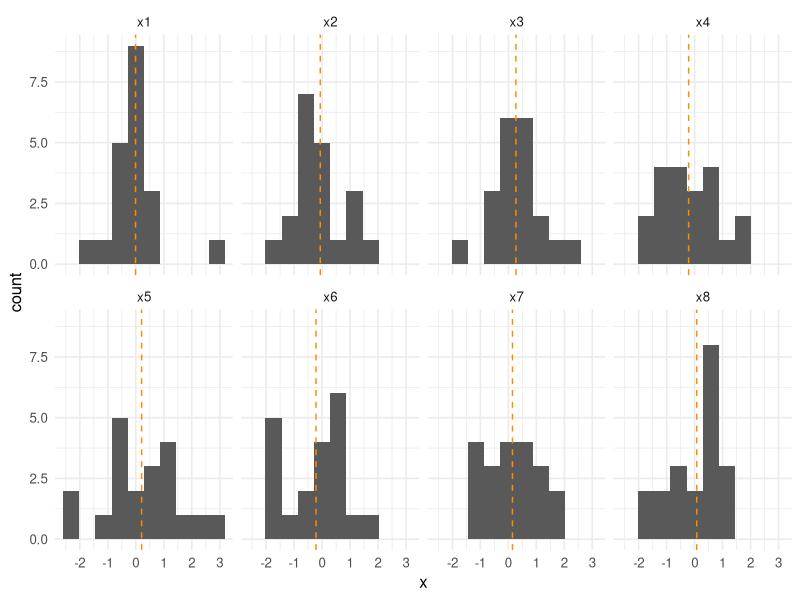

Write R code to recreate this figure.
## ---- chunk 1
library(tidyverse)
## ---- chunk 2
set.seed(091323)
normal_samples = tibble(
  x1 = rnorm(20),
  x2 = rnorm(20),
  x3 = rnorm(20),
  x4 = rnorm(20),
  x5 = rnorm(20),
  x6 = rnorm(20),
  x7 = rnorm(20),
  x8 = rnorm(20)
) %>%
  pivot_longer(everything(), names_to = "sample", values_to = "x") %>%
  group_by(sample) %>%
  mutate(
    mean = mean(x)
  )

ggplot(normal_samples, aes(x = x)) + 
  geom_histogram(bins = 10) + 
  geom_vline(aes(xintercept = mean), linetype = "dashed", col = "darkorange") +
  facet_wrap(vars(sample), ncol = 4) + 
  theme_minimal(base_size = 12) 

